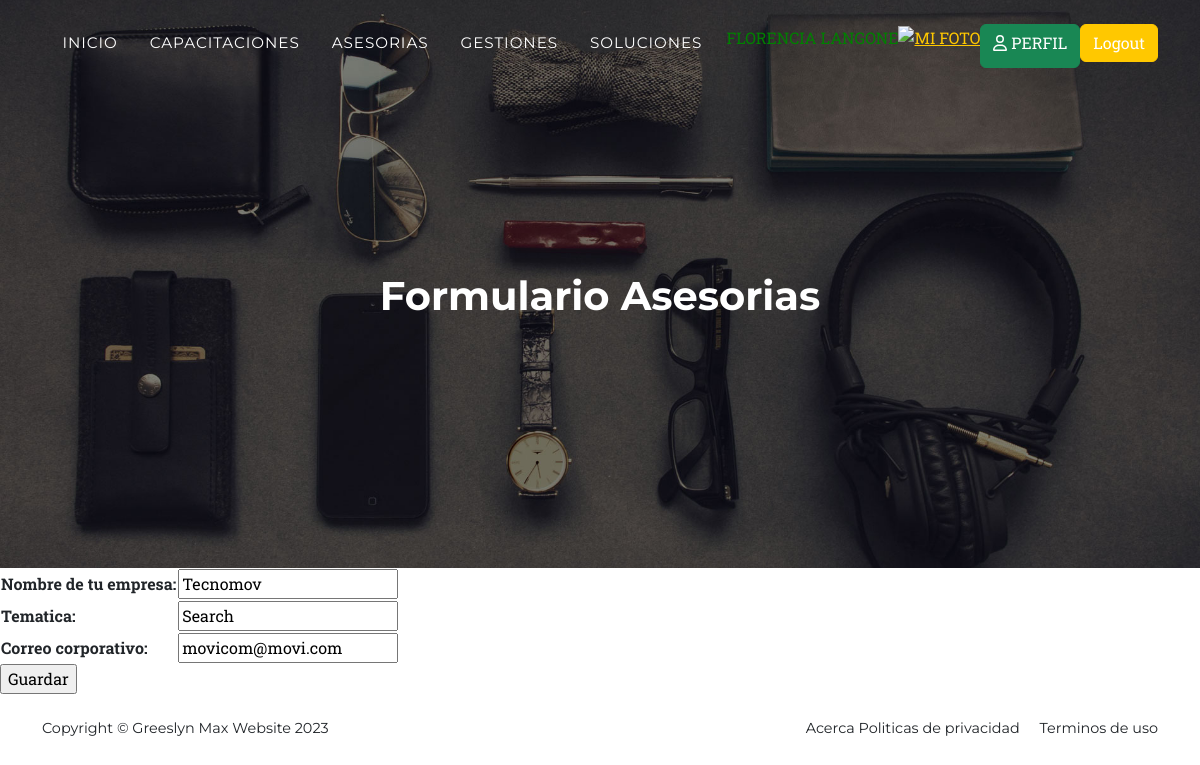
The app's page /asesoriasUpdate/3/ (signed in) with its own data.
### entidades/models.py (models this page shows, shortened)
class Asesorias(models.Model):
    cliente = models.CharField(max_length=60)  # Nombre del cliente.
    tematica = models.CharField(max_length=60)  # Tema de la asesoría.
    correo_corporativo = models.EmailField()  # Correo electrónico corporativo del cliente.
    class Meta:
        verbose_name = "Asesoría"  # Nombre en singular para el panel de administración.
        verbose_name_plural = "Asesorías"  # Nombre en plural para el panel de administración.

### entidades/views.py (the view)
# urls.py: path('asesoriasUpdate/<int:pk>/', AsesoriaUpdateView.as_view(), name="asesoriasUpdate"),
class AsesoriaUpdateView(LoginRequiredMixin, UpdateView):
    model = Asesorias
    form_class = AsesoriasForm
    template_name = 'entidades/asesoriasForm.html'
    success_url = reverse_lazy('asesorias')  # Ajusta el nombre según tu configuración

### entidades/forms.py
class AsesoriasForm(forms.ModelForm):
    cliente = forms.CharField(max_length=60, required=True, label="Nombre de tu empresa")
    tematica = forms.CharField(required=True)
    correo_corporativo = forms.EmailField(required=True)
    class Meta:
        model = Asesorias  # Ahora Capacitaciones está importado y definido correctamente
        fields = '__all__'  # O especifica los campos que deseas incluir en el formulario

### entidades/templates/entidades/asesoriasForm.html (shortened to what this page needs)
{% extends 'entidades/index.html' %}
{% block titulo %}
<h1 class="mb-5"> Formulario Asesorias </h1>
{% endblock titulo %}
{% block contenido %}
<form action=""method="post">
    <table>
        {{ form.as_table }}
    </table>
    <input type="submit" value="Guardar">
</form>
{% endblock contenido %}

### entidades/templates/entidades/index.html (shortened to what this page needs)
<!DOCTYPE html>
<html lang="en">
<head>
    {% load static %}
    <link href="{% static 'css/styles.css' %}" rel="stylesheet" />
    <link rel="stylesheet" href="https://cdnjs.cloudflare.com/ajax/libs/font-awesome/6.0.0-beta3/css/all.min.css">
</head>
<body id="page-top">
    <nav class="navbar navbar-expand-lg navbar-dark fixed-top" id="mainNav">
        <div class="container">
            <div class="collapse navbar-collapse" id="navbarResponsive">
                <ul class="navbar-nav text-uppercase ms-auto py-4 py-lg-0">
                    <li class="nav-item"><a class="nav-link" href="{% url 'home' %}">Inicio</a></li>
                    {% if user.is_authenticated %}
                        <li class="nav-item"><a class="nav-link" href="{% url 'capacitaciones' %}">Capacitaciones</a></li>
                        <li class="nav-item"><a class="nav-link" href="{% url 'asesorias' %}">Asesorias</a></li>
                        <li class="nav-item"><a class="nav-link" href="{% url 'gestiones' %}">Gestiones</a></li>
                        <li class="nav-item"><a class="nav-link" href="{% url 'soluciones' %}">Soluciones</a></li>
                        <li><p style="color:green;">{{ user.first_name }} {{ user.last_name }}</p></li>
                        <div class="text-center">
                            <a href="{% url 'agregarAvatar' %}"><img src="{{ request.session.avatar }}" height="40px" width="40px" alt="mi foto"></a>
                        </div>
                        <a class="btn btn-success text-white" href="{% url 'perfil' %}"><i class="fa-regular fa-user"></i> Perfil </a>
                        <form method="post" action="{% url 'logout' %}">
                            <button type="submit" class="btn btn-primary">Logout</button>
                        </form>
                    {% else %}
                        <li><a class="btn btn-primary" href="{% url 'login' %}">Login</a></li>
                        <li><a class="btn btn-success" href="{% url 'registro' %}">Registrate</a></li>
                    {% endif %}
                </ul>
            </div>
        </div>
    </nav>
    <header class="masthead">
        <div class="container">
            {% block titulo %}{% endblock titulo %}
        </div>
    </header>
    {% block contenido %}{% endblock contenido %}
    <footer class="footer py-4">
        <div class="container">
            <div class="row align-items-center">
                <div class="col-lg-4 text-lg-start">Copyright &copy; Greeslyn Max Website 2023</div>
                <div class="col-lg-4 text-lg-end">
                    <a class="link-dark text-decoration-none" href="{% url 'acerca' %}">Acerca</a>
                    <a class="link-dark text-decoration-none me-3" href="#!">Politicas de privacidad</a>
                    <a class="link-dark text-decoration-none" href="#!">Terminos de uso</a>
                </div>
            </div>
        </div>
    </footer>
</body>
</html>

### records on screen
Asesorias: cliente "Tecnomov", tematica "Search", correo_corporativo "movicom@movi.com"

### other values on screen
{{ user.first_name }} "FLORENCIA"
{{ user.last_name }} "LANGONE"
